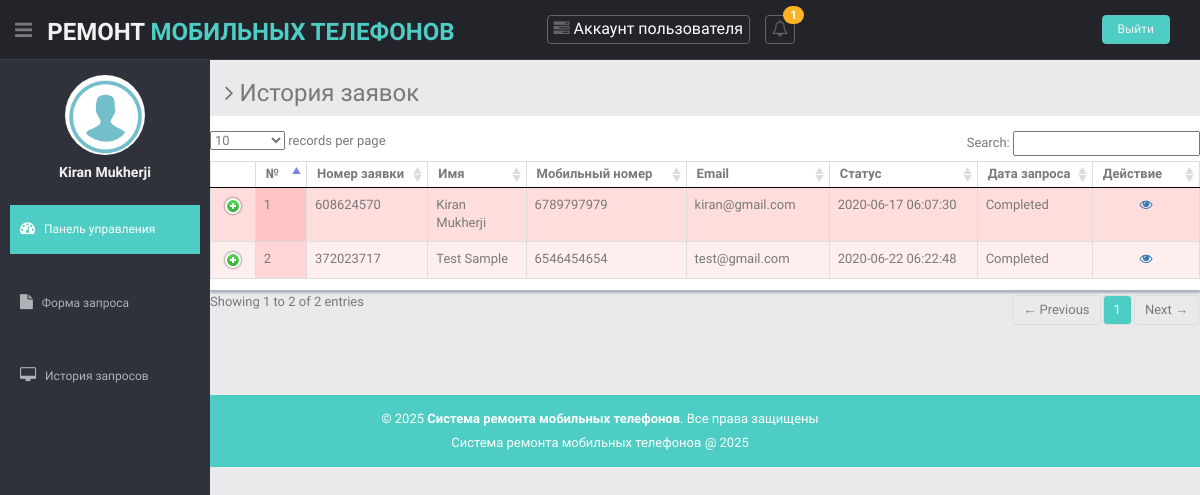
The app's page /user/completed-request.php (signed in) with its own data.
### tables this page shows
CREATE TABLE IF NOT EXISTS `tbluser` (
  `ID` int NOT NULL AUTO_INCREMENT,
  `FirstName` varchar(200) DEFAULT NULL,
  `LastName` varchar(200) DEFAULT NULL,
  `MobileNumber` bigint DEFAULT NULL,
  `Email` varchar(200) DEFAULT NULL,
  `Password` varchar(200) DEFAULT NULL,
  `RegDate` timestamp NULL DEFAULT CURRENT_TIMESTAMP,
  PRIMARY KEY (`ID`)
);

CREATE TABLE IF NOT EXISTS `tblrequest` (
  `ID` int NOT NULL AUTO_INCREMENT,
  `UserID` int DEFAULT NULL,
  `ServiceNumber` varchar(10) DEFAULT NULL,
  `BrandName` varchar(50) DEFAULT NULL,
  `ACtype` varchar(100) DEFAULT NULL,
  `ACcapcity` varchar(50) DEFAULT NULL,
  `Problem` varchar(200) DEFAULT NULL,
  `ProblemDesc` mediumtext,
  `Address` varchar(200) DEFAULT NULL,
  `DateofService` varchar(200) DEFAULT NULL,
  `SuitableTime` varchar(200) DEFAULT NULL,
  `ReqDate` timestamp NULL DEFAULT CURRENT_TIMESTAMP,
  `Status` varchar(50) DEFAULT NULL,
  `AssignTo` varchar(120) DEFAULT NULL,
  `Remark` varchar(200) DEFAULT NULL,
  `ServiceCharge` decimal(10,2) DEFAULT NULL,
  `PartCharge` decimal(10,2) DEFAULT NULL,
  `OtherCharge` decimal(10,2) DEFAULT NULL,
  `ResponseDate` timestamp NULL DEFAULT NULL ON UPDATE CURRENT_TIMESTAMP,
  PRIMARY KEY (`ID`),
  KEY `ServiceNumber` (`ServiceNumber`)
);

### user/completed-request.php (the view, shortened to what this page needs)
<?php
include('includes/dbconnection.php');
if (strlen($_SESSION['acrsuid']==0)) {
  header('location:logout.php');
  } else{
?>
<!DOCTYPE html>
<html lang="en">
<head>
  <link href="../lib/bootstrap/css/bootstrap.min.css" rel="stylesheet">
  <link href="../lib/font-awesome/css/font-awesome.css" rel="stylesheet" />
  <link href="../lib/advanced-datatable/css/demo_page.css" rel="stylesheet" />
  <link href="../lib/advanced-datatable/css/demo_table.css" rel="stylesheet" />
  <link rel="stylesheet" href="../lib/advanced-datatable/css/DT_bootstrap.css" />
  <link href="../css/style.css" rel="stylesheet">
  <link href="../css/style-responsive.css" rel="stylesheet">
</head>
<body>
  <section id="container">
   <?php include_once('includes/header.php');?>
  <?php include_once('includes/sidebar.php');?>
    <section id="main-content">
      <section class="wrapper">
        <h3><i class="fa fa-angle-right"></i> История заявок</h3>
        <div class="row mb">
          <div class="content-panel">
            <div class="adv-table">
              <table cellpadding="0" cellspacing="0" border="0" class="display table table-bordered" id="hidden-table-info">
                <thead>
                  <tr>
                    <th>№</th>
                    <th>Номер заявки</th>
                    <th>Имя</th>
                    <th>Мобильный номер</th>
                    <th>Email</th>
                    <th>Статус</th>
                    <th>Дата запроса</th>
                    <th>Действие</th>
                  </tr>
                </thead>
                <tbody>
                  <?php
$ret=mysqli_query($con,"select tbluser.*,tblrequest.* from tblrequest join tbluser on tbluser.ID=tblrequest.UserID && Status ='Completed'");
$cnt=1;
while ($row=mysqli_fetch_array($ret)) {
?>
                  <tr class="gradeX">
                    <td><?php echo $cnt;?></td>
                    <td><?php  echo $row['ServiceNumber'];?></td>
                    <td><?php  echo $row['FirstName'];?> <?php  echo $row['LastName'];?></td>
                    <td><?php  echo $row['MobileNumber'];?></td>
                    <td><?php  echo $row['Email'];?></td>
                    <td class="hidden-phone"><?php  echo $row['ReqDate'];?></td>
                    <?php if($row['Status']==""){ ?>
                     <td><?php echo "Еще не обновлено"; ?></td>
<?php } else { ?>                  <td><?php  echo htmlentities($row['Status']);?>
                  </td>
                  <?php } ?>
                    <td class="center hidden-phone"><a href="view-service-detail.php?viewid=<?php echo htmlentities ($row['ServiceNumber']);?>"><i class="fa fa-eye" aria-hidden="true"></i></a></td>
                  </tr>
                  <?php
$cnt=$cnt+1;
}?>
                </tbody>
              </table>
            </div>
          </div>
        </div>
      </section>
    </section>
<?php include_once('includes/footer.php');?>
  </section>
</body>
</html>
<?php  } ?>

### user/includes/sidebar.php (shortened to what this page needs)
<aside>
      <div id="sidebar" class="nav-collapse ">
        <ul class="sidebar-menu" id="nav-accordion">
          <p class="centered"><a href="profile.php"><img src="images/images.png" class="img-circle" width="80"></a></p>
          <?php
$uid=$_SESSION['acrsuid'];
$ret=mysqli_query($con,"select * from tbluser where ID='$uid'");
while ($row=mysqli_fetch_array($ret)) {
?>
          <h5 class="centered"><?php  echo $row['FirstName'];?> <?php  echo $row['LastName'];?></h5><?php } ?>
            <li class="mt">
            <a class="active" href="dashboard.php">
              <i class="fa fa-dashboard"></i>
              <span>Панель управления</span>
              </a>
            </li>
            <li class="mt">
            <a href="requets-form.php">
              <i class="fa fa-file"></i>
              <span>Форма запроса</span>
              </a>
            </li>
            <li class="mt">
            <a href="requets-history.php">
              <i class="fa fa-desktop"></i>
              <span>История запросов</span>
              </a>
            </li>
        </ul>
      </div>
    </aside>

### css/style.css (style rules this page uses)
body { color: #797979; background: #eaeaea; font-family: 'Ruda', sans-serif; padding: 0px !important; margin: 0px !important; font-size:13px; }
ul li { list-style: none; }
a, a:hover, a:focus { text-decoration: none; outline: none; }
#container { width: 100%; height: 100%; }
.centered { text-align: center; }
.mt { margin-top: 25px; }
.mb { margin-bottom: 25px; }
#sidebar { width: 210px; height: 100%; position: fixed; background: #2f323a; }
#sidebar h5 { color: #f2f2f2; font-weight: 700; }
#sidebar ul li { position: relative; }
ul.sidebar-menu , ul.sidebar-menu li ul.sub { margin: -2px 0 0; padding: 0; }
ul.sidebar-menu { margin-top: 75px; }
ul.sidebar-menu li { margin-bottom: 5px; margin-left:10px; margin-right:10px; }
ul.sidebar-menu li a span { display: inline-block; }
ul.sidebar-menu li a { color: #aeb2b7; text-decoration: none; display: block; padding: 15px 0 15px 10px; font-size: 12px; outline: none; -webkit-transition: all 0.3s ease; -moz-transition: all 0.3s ease; -o-transition: all 0.3s ease; -ms-transition: all 0.3s ease; transition: all 0.3s ease; }
ul.sidebar-menu li a.active, ul.sidebar-menu li a:hover, ul.sidebar-menu li a:focus { background: #4ECDC4; color: #fff; display: block; -webkit-transition: all 0.3s ease; -moz-transition: all 0.3s ease; -o-transition: all 0.3s ease; -ms-transition: all 0.3s ease; transition: all 0.3s ease; }
ul.sidebar-menu li a i { font-size: 15px; padding-right: 6px; }
ul.sidebar-menu li a.active i { color: #fff; }
#main-content { margin-left: 210px; }
.wrapper { display: inline-block; margin-top: 60px; padding-left: 15px; padding-right: 15px; padding-bottom: 15px; padding-top: 0px; width: 100%; }
.content-panel { background: #ffffff; box-shadow: 0px 3px 2px #aab2bd; padding-top: 15px; padding-bottom: 5px; }

### records on screen
tbluser: FirstName "Kiran", LastName "Mukherji"
tblrequest: ServiceNumber "608624570", UserID.FirstName "Kiran", UserID.LastName "Mukherji", UserID.MobileNumber "6789797979", UserID.Email "kiran@gmail.com", ReqDate "2020-06-17 06:07:30", Status "Completed"
tblrequest: ServiceNumber "372023717", UserID.FirstName "Test", UserID.LastName "Sample", UserID.MobileNumber "6546454654", UserID.Email "test@gmail.com", ReqDate "2020-06-22 06:22:48", Status "Completed"

### other values on screen
$num "1"
